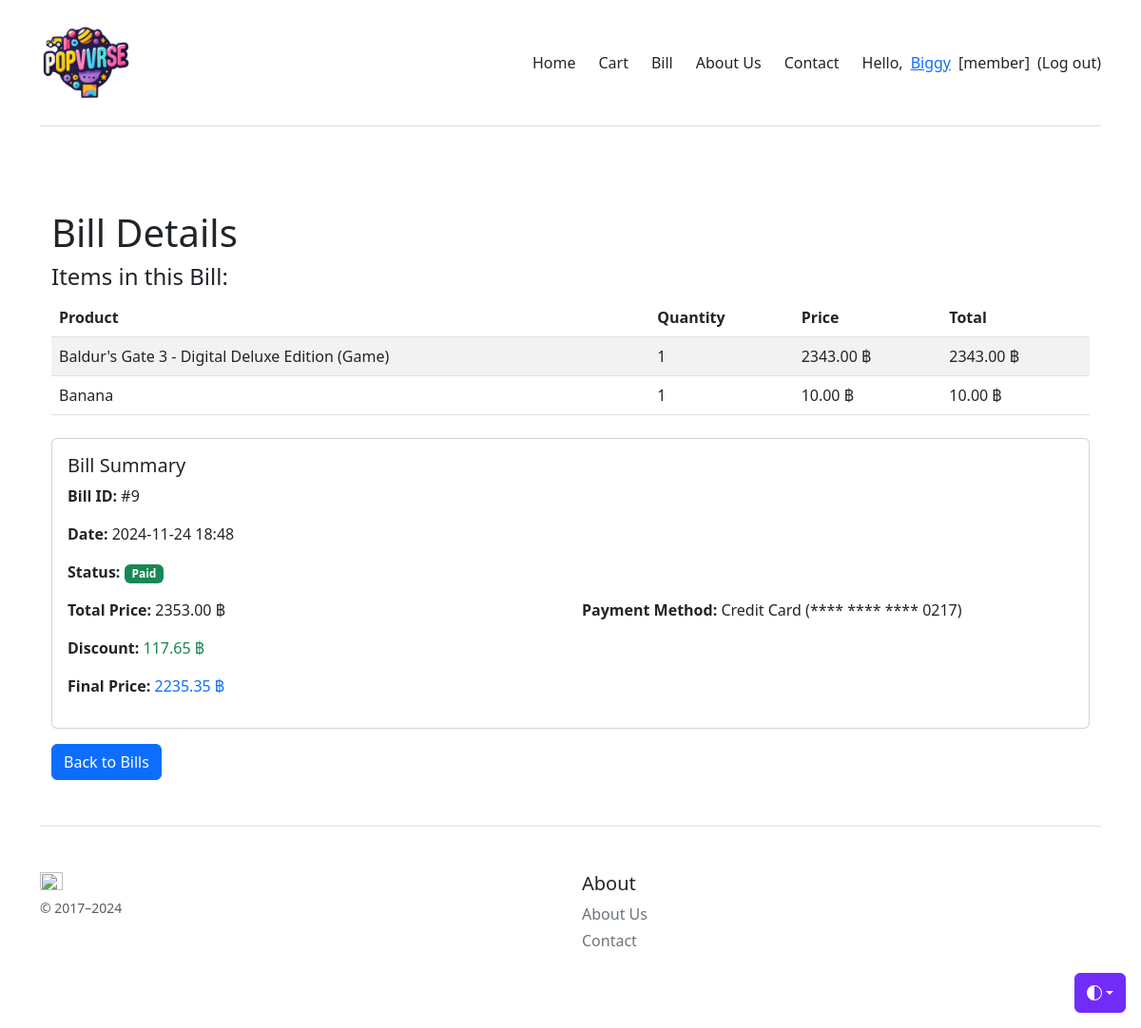
Screenshot of /bill/9/ (signed in) with the database file from the repository.
### myapp/models.py (models this page shows, shortened)
class Profile(models.Model):
    user = models.OneToOneField(User, on_delete=models.CASCADE)
    usertype = models.CharField(max_length=100, default='member')
    point = models.IntegerField(default=0)

class BillItem(models.Model):
    bill = models.ForeignKey(Bill, on_delete=models.CASCADE, related_name='items')
    product = models.ForeignKey(Product, on_delete=models.CASCADE)
    quantity = models.PositiveIntegerField()
    total_price = models.DecimalField(max_digits=10, decimal_places=2, default=Decimal('0.00'))  # Set default here

class Product(models.Model):
    title = models.CharField(max_length=200)
    description = models.TextField(null=True, blank=True)
    price = models.DecimalField(max_digits=10, decimal_places=2, null=True, blank=True)
    quantity = models.IntegerField(null=True, blank=True)
    instock = models.BooleanField(default=True)
    picture = models.ImageField(upload_to="product", null=True, blank=True)
    specfile = models.FileField(upload_to="specfile", null=True, blank=True)

class Bill(models.Model):
    STATUS_CHOICES = [
        ('Waiting', 'Waiting'),
        ('Paid', 'Paid'),
        ('Cancelled', 'Cancelled'),
    ]
    user = models.ForeignKey(settings.AUTH_USER_MODEL, on_delete=models.CASCADE)
    total_price = models.DecimalField(max_digits=10, decimal_places=2)
    discount_amount = models.DecimalField(max_digits=10, decimal_places=2)
    discounted_total_price = models.DecimalField(max_digits=10, decimal_places=2)
    payment_method = models.CharField(max_length=20, choices=[('credit_card', 'Credit Card'), ('paypal', 'PayPal')])
    status = models.CharField(max_length=10, choices=STATUS_CHOICES, default='Waiting')
    created_at = models.DateTimeField(default=now)
    credit_card = models.ForeignKey(CreditCard, on_delete=models.SET_NULL, null=True, blank=True)  # Add this line

class CreditCard(models.Model):
    user = models.ForeignKey(settings.AUTH_USER_MODEL, on_delete=models.CASCADE)
    card_number = models.CharField(max_length=16, blank=False, null=False)
    card_type = models.CharField(max_length=20, choices=[('Visa', 'Visa'), ('MasterCard', 'MasterCard'), ('Amex', 'Amex')], blank=False, null=False)
    expiry_date = models.CharField(max_length=7, blank=False, null=False)  # or use DateField if needed
    cardholder_name = models.CharField(max_length=100, blank=False, null=False)
    cvv = models.CharField(max_length=3, blank=False, null=False, default='000')  # Default value specified

### myapp/views.py (the view)
# urls.py: path('bill/<int:bill_id>/', bill_detail, name='bill_detail'),
def bill_detail(request, bill_id):
    bill = get_object_or_404(Bill, id=bill_id, user=request.user)
    bill_items = bill.items.select_related('product')
    context = {
        'bill': bill,
        'bill_items': bill_items,
    }
    return render(request, 'myapp/bill_detail.html', context)

### myapp/template/myapp/bill_detail.html
{% extends 'myapp/base.html' %}
{% block content %}
<div class="container mt-4">
    <h1>Bill Details</h1>
    <h4>Items in this Bill:</h4>
    <table class="table table-striped">
        <thead>
            <tr>
                <th>Product</th>
                <th>Quantity</th>
                <th>Price</th>
                <th>Total</th>
            </tr>
        </thead>
        <tbody>
            {% for item in bill_items %}
            <tr>
                <td>{{ item.product.title }}</td>
                <td>{{ item.quantity }}</td>
                <td>{{ item.product.price }} ฿</td>
                <td>{{ item.total_price }} ฿</td>
            </tr>
            {% endfor %}
        </tbody>
    </table>
    <div class="card mt-4">
        <div class="card-body">
            <h5 class="card-title">Bill Summary</h5>
            <p><strong>Bill ID:</strong> #{{ bill.id }}</p>
            <p><strong>Date:</strong> {{ bill.created_at|date:"Y-m-d H:i" }}</p>
            <p><strong>Status:</strong>
                {% if bill.status == 'Waiting' %}
                    <span class="badge bg-warning">{{ bill.status }}</span>
                {% elif bill.status == 'Paid' %}
                    <span class="badge bg-success">{{ bill.status }}</span>
                {% elif bill.status == 'Cancelled' %}
                    <span class="badge bg-danger">{{ bill.status }}</span>
                {% else %}
                    {{ bill.status }}
                {% endif %}
            </p>
            <div class="row">
                <div class="col-md-6">
                    <p><strong>Total Price:</strong> <span class="text-dark">{{ bill.total_price }} ฿</span></p>
                    <p><strong>Discount:</strong> <span class="text-success">{{ bill.discount_amount }} ฿</span></p>
                    <p><strong>Final Price:</strong> <span class="text-primary">{{ bill.discounted_total_price }} ฿</span></p>
                </div>
                <div class="col-md-6">
                    <p><strong>Payment Method:</strong>
                        {% if bill.payment_method == 'credit_card' %}
                        Credit Card (**** **** **** {{ bill.credit_card.card_number|stringformat:"s"|slice:"-4:" }})
                        {% else %}
                        {{ bill.payment_method }}
                        {% endif %}
                    </p>
                </div>
            </div>
        </div>
    </div>
    <a href="{% url 'all_bills' %}" class="btn btn-primary mt-3">Back to Bills</a>
</div>
{% endblock %}

### myapp/template/myapp/base.html (shortened to what this page needs)
{% load static %}
<!doctype html>
<html lang="en" data-bs-theme="auto">
  <head><script src="/docs/5.3/assets/js/color-modes.js"></script>
    <link rel="stylesheet" href="https://cdn.jsdelivr.net/npm/@docsearch/css@3">
<link href="https://getbootstrap.com/docs/5.3/dist/css/bootstrap.min.css" rel="stylesheet">
    <link href="https://getbootstrap.com/docs/5.0/examples/pricing/pricing.css" rel="stylesheet">
  </head>
  <body>
    <div class="dropdown position-fixed bottom-0 end-0 mb-3 me-3 bd-mode-toggle">
      <button class="btn btn-bd-primary py-2 dropdown-toggle d-flex align-items-center"
              id="bd-theme"
              type="button"
              aria-expanded="false"
              data-bs-toggle="dropdown"
              aria-label="Toggle theme (auto)">
        <svg class="bi my-1 theme-icon-active" width="1em" height="1em"><use href="#circle-half"></use></svg>
      </button>
    </div>
<div class="container py-3">
  <header>
    <div class="d-flex flex-column flex-md-row align-items-center pb-3 mb-4 border-bottom">
      <a href="/" class="d-flex align-items-center link-body-emphasis text-decoration-none">
        <img src="{% static 'image/logo_use.png' %}" alt="banana image" width="100" height="100">
      </a>
      <nav class="d-inline-flex mt-2 mt-md-0 ms-md-auto gap-2">
        {% if user.profile.usertype == "admin" %}
          <a class="me-3 py-2 text-dark text-decoration-none" href="{% url 'admin_all_bills' %}">All Bills</a>
          <a class="me-3 py-2 text-dark text-decoration-none" href="{% url 'showcontact-page' %}">Show Contact</a>
          <a class="me-3 py-2 text-dark text-decoration-none" href="{% url 'addproduct-page' %}">Add Product</a>
        {% else %}
          <a class="me-3 py-2 text-dark text-decoration-none" href="/">Home</a>
          {% if user.is_authenticated %}
          <a class="me-3 py-2 text-dark text-decoration-none" href="{% url 'view-basket' %}">Cart</a>
          <a class="me-3 py-2 text-dark text-decoration-none" href="{% url 'all_bills' %}">Bill</a>
          {% endif %}
          <a class="me-3 py-2 text-dark text-decoration-none" href="{% url 'about-page' %}">About Us</a>
          <a class="me-3 py-2 text-dark text-decoration-none" href="{% url 'contact-page' %}">Contact</a>
        {% endif %}
        {% if user.is_authenticated %}
          <a class="py-2 text-dark text-decoration-none" href="#">Hello,<a class="py-2" href="{%url 'profile-page'%}">{{user.username}}</a><a class="py-2 text-decoration-none text-dark">[{{user.profile.usertype}}]</a>
          <a class="py-2 text-dark text-decoration-none" href="{% url 'logout' %}">(Log out)</a>
        {% else %}
          <a class="py-2 text-dark text-decoration-none" href="{% url 'login' %}">Log in</a>
        {% endif %}
      </nav>
    </div>
    <div class="pricing-header p-3 pb-md-4 mx-auto text-center">
    </div>
  </header>
  <main>
    {% block content %}
    {% endblock content %}
  </main>
  <footer class="pt-4 my-md-5 pt-md-5 border-top">
    <div class="row">
      <div class="col-12 col-md">
        <img class="mb-2" src="https://getbootstrap.com/docs/5.3/assets/brand/bootstrap-logo.svg" alt="" width="24" height="19">
        <small class="d-block mb-3 text-body-secondary">&copy; 2017–2024</small>
      </div>
      <div class="col-6 col-md">
        <h5>About</h5>
        <ul class="list-unstyled text-small">
          <li class="mb-1"><a class="link-secondary text-decoration-none" href="{% url 'about-page' %}">About Us</a></li>
          <li class="mb-1"><a class="link-secondary text-decoration-none" href="{% url 'contact-page' %}">Contact</a></li>
        </ul>
      </div>
    </div>
  </footer>
</div>
    </body>
</html>

### myapp/template/myapp/base.html (style rules this page uses)
.bi { vertical-align: -.125em; fill: currentColor; }
.btn-bd-primary { --bd-violet-bg: #712cf9; --bd-violet-rgb: 112.520718, 44.062154, 249.437846; --bs-btn-font-weight: 600; --bs-btn-color: var(--bs-white); --bs-btn-bg: var(--bd-violet-bg); --bs-btn-border-color: var(--bd-violet-bg); --bs-btn-hover-color: var(--bs-white); --bs-btn-hover-bg: #6528e0; --bs-btn-hover-border-color: #6528e0; --bs-btn-focus-shadow-rgb: var(--bd-violet-rgb); --bs-btn-active-color: var(--bs-btn-hover-color); --bs-btn-active-bg: #5a23c8; --bs-btn-active-border-color: #5a23c8; }
.bd-mode-toggle { z-index: 1500; }

### rows the page displays
BillItem: product "Baldur's Gate 3 - Digital Deluxe Edition (Game)", quantity "1", product.price "2343.00", total_price "2343.00"
BillItem: product "Banana", quantity "1", product.price "10.00", total_price "10.00"
Bill: id "9", created_at "2024-11-24 18:48", status "Paid", total_price "2353.00", discount_amount "117.65", discounted_total_price "2235.35", credit_card.card_number "0217"

### other values shown
{{ user.username }} "Biggy"
{{ user.profile.usertype }} "member"
